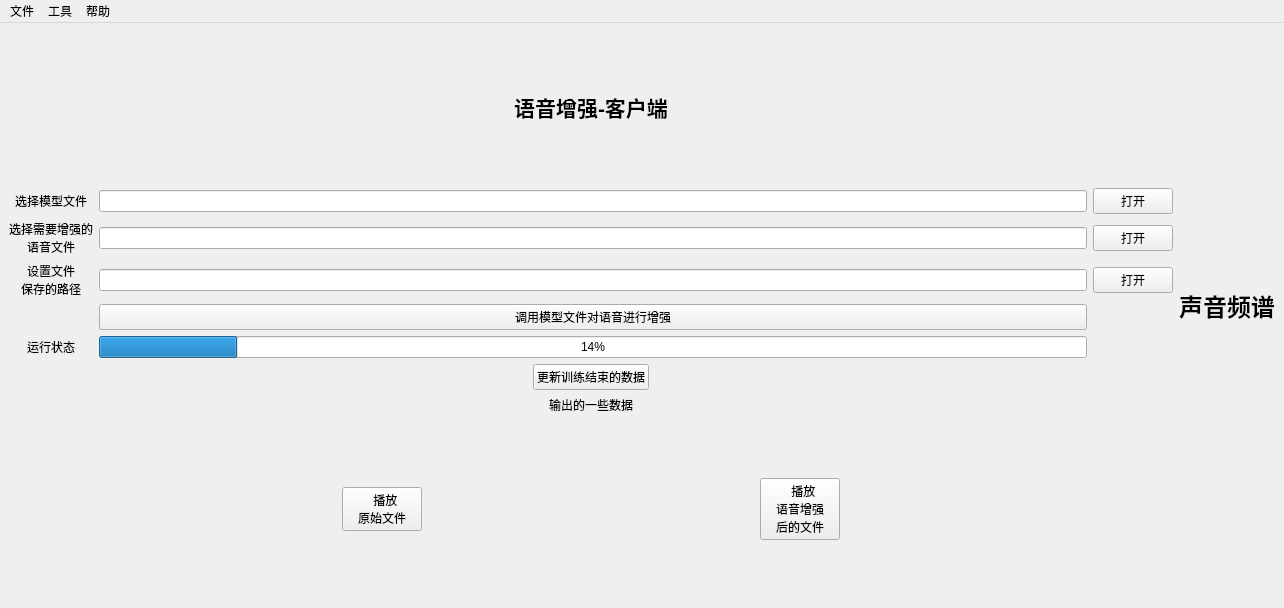
<?xml version="1.0" encoding="UTF-8"?>
<ui version="4.0">
 <class>MainWindow</class>
 <widget class="QMainWindow" name="MainWindow">
  <property name="geometry">
   <rect>
    <x>0</x>
    <y>0</y>
    <width>1284</width>
    <height>608</height>
   </rect>
  </property>
  <property name="windowTitle">
   <string>语音增强-客户端</string>
  </property>
  <property name="windowIcon">
   <iconset resource="../apprcc.qrc">
    <normaloff>:/icon/resources/icon/探测声音.ico</normaloff>:/icon/resources/icon/探测声音.ico</iconset>
  </property>
  <property name="toolTip">
   <string>打开一个项目文件夹</string>
  </property>
  <widget class="QWidget" name="centralwidget">
   <layout class="QHBoxLayout" name="horizontalLayout_3">
    <item>
     <layout class="QVBoxLayout" name="verticalLayout">
      <item>
       <spacer name="verticalSpacer_2">
        <property name="orientation">
         <enum>Qt::Vertical</enum>
        </property>
        <property name="sizeHint" stdset="0">
         <size>
          <width>20</width>
          <height>40</height>
         </size>
        </property>
       </spacer>
      </item>
      <item>
       <widget class="QLabel" name="label_2">
        <property name="text">
         <string>&lt;html&gt;&lt;head/&gt;&lt;body&gt;&lt;p align=&quot;center&quot;&gt;&lt;span style=&quot; font-size:16pt; font-weight:600;&quot;&gt;语音增强-客户端&lt;/span&gt;&lt;/p&gt;&lt;/body&gt;&lt;/html&gt;</string>
        </property>
       </widget>
      </item>
      <item>
       <spacer name="verticalSpacer">
        <property name="orientation">
         <enum>Qt::Vertical</enum>
        </property>
        <property name="sizeHint" stdset="0">
         <size>
          <width>20</width>
          <height>40</height>
         </size>
        </property>
       </spacer>
      </item>
      <item>
       <layout class="QGridLayout" name="gridLayout">
        <item row="1" column="0">
         <widget class="QLabel" name="label_3">
          <property name="text">
           <string>选择需要增强的
语音文件</string>
          </property>
          <property name="alignment">
           <set>Qt::AlignCenter</set>
          </property>
         </widget>
        </item>
        <item row="0" column="0">
         <widget class="QLabel" name="label">
          <property name="text">
           <string>选择模型文件</string>
          </property>
          <property name="alignment">
           <set>Qt::AlignCenter</set>
          </property>
         </widget>
        </item>
        <item row="0" column="2">
         <widget class="QPushButton" name="save_model_file_path_pushButton">
          <property name="cursor">
           <cursorShape>PointingHandCursor</cursorShape>
          </property>
          <property name="text">
           <string>打开</string>
          </property>
         </widget>
        </item>
        <item row="4" column="0">
         <widget class="QLabel" name="label_4">
          <property name="text">
           <string>运行状态</string>
          </property>
          <property name="alignment">
           <set>Qt::AlignCenter</set>
          </property>
         </widget>
        </item>
        <item row="2" column="1">
         <widget class="QLineEdit" name="save_path_lineEdit">
          <property name="readOnly">
           <bool>true</bool>
          </property>
         </widget>
        </item>
        <item row="4" column="1">
         <widget class="QProgressBar" name="enh_progressBar">
          <property name="value">
           <number>14</number>
          </property>
          <property name="alignment">
           <set>Qt::AlignCenter</set>
          </property>
          <property name="textVisible">
           <bool>true</bool>
          </property>
          <property name="orientation">
           <enum>Qt::Horizontal</enum>
          </property>
         </widget>
        </item>
        <item row="1" column="2">
         <widget class="QPushButton" name="need_enh_wav_file_path_pushButton">
          <property name="cursor">
           <cursorShape>PointingHandCursor</cursorShape>
          </property>
          <property name="text">
           <string>打开</string>
          </property>
         </widget>
        </item>
        <item row="2" column="0">
         <widget class="QLabel" name="label_6">
          <property name="text">
           <string>设置文件
保存的路径</string>
          </property>
          <property name="alignment">
           <set>Qt::AlignCenter</set>
          </property>
         </widget>
        </item>
        <item row="1" column="1">
         <widget class="QLineEdit" name="need_enh_wav_file_path_lineEdit">
          <property name="enabled">
           <bool>true</bool>
          </property>
          <property name="readOnly">
           <bool>true</bool>
          </property>
         </widget>
        </item>
        <item row="2" column="2">
         <widget class="QPushButton" name="save_path_pushButton">
          <property name="cursor">
           <cursorShape>PointingHandCursor</cursorShape>
          </property>
          <property name="text">
           <string>打开</string>
          </property>
         </widget>
        </item>
        <item row="0" column="1">
         <widget class="QLineEdit" name="save_model_file_path_lineEdit">
          <property name="enabled">
           <bool>true</bool>
          </property>
          <property name="readOnly">
           <bool>true</bool>
          </property>
         </widget>
        </item>
        <item row="3" column="1">
         <widget class="QPushButton" name="enh_pushButton">
          <property name="text">
           <string>调用模型文件对语音进行增强</string>
          </property>
         </widget>
        </item>
       </layout>
      </item>
      <item>
       <layout class="QHBoxLayout" name="horizontalLayout_2">
        <item>
         <spacer name="horizontalSpacer_4">
          <property name="orientation">
           <enum>Qt::Horizontal</enum>
          </property>
          <property name="sizeHint" stdset="0">
           <size>
            <width>40</width>
            <height>20</height>
           </size>
          </property>
         </spacer>
        </item>
        <item>
         <widget class="QPushButton" name="update_data_pushButton">
          <property name="text">
           <string>更新训练结束的数据</string>
          </property>
         </widget>
        </item>
        <item>
         <spacer name="horizontalSpacer_5">
          <property name="orientation">
           <enum>Qt::Horizontal</enum>
          </property>
          <property name="sizeHint" stdset="0">
           <size>
            <width>40</width>
            <height>20</height>
           </size>
          </property>
         </spacer>
        </item>
       </layout>
      </item>
      <item>
       <widget class="QLabel" name="enh_show_data_label">
        <property name="text">
         <string>输出的一些数据</string>
        </property>
        <property name="alignment">
         <set>Qt::AlignCenter</set>
        </property>
       </widget>
      </item>
      <item>
       <spacer name="verticalSpacer_3">
        <property name="orientation">
         <enum>Qt::Vertical</enum>
        </property>
        <property name="sizeHint" stdset="0">
         <size>
          <width>20</width>
          <height>40</height>
         </size>
        </property>
       </spacer>
      </item>
      <item>
       <layout class="QHBoxLayout" name="horizontalLayout">
        <item>
         <spacer name="horizontalSpacer_2">
          <property name="orientation">
           <enum>Qt::Horizontal</enum>
          </property>
          <property name="sizeHint" stdset="0">
           <size>
            <width>40</width>
            <height>20</height>
           </size>
          </property>
         </spacer>
        </item>
        <item>
         <widget class="QPushButton" name="paly_wav_file_pushButton">
          <property name="cursor">
           <cursorShape>PointingHandCursor</cursorShape>
          </property>
          <property name="layoutDirection">
           <enum>Qt::LeftToRight</enum>
          </property>
          <property name="text">
           <string>  播放
原始文件</string>
          </property>
          <property name="icon">
           <iconset resource="../apprcc.qrc">
            <normaloff>:/icon/resources/icon/运行.ico</normaloff>:/icon/resources/icon/运行.ico</iconset>
          </property>
          <property name="checkable">
           <bool>false</bool>
          </property>
         </widget>
        </item>
        <item>
         <spacer name="horizontalSpacer">
          <property name="orientation">
           <enum>Qt::Horizontal</enum>
          </property>
          <property name="sizeHint" stdset="0">
           <size>
            <width>40</width>
            <height>20</height>
           </size>
          </property>
         </spacer>
        </item>
        <item>
         <widget class="QPushButton" name="paly_enh_wav_file_pushButton">
          <property name="cursor">
           <cursorShape>PointingHandCursor</cursorShape>
          </property>
          <property name="text">
           <string>  播放
语音增强
后的文件</string>
          </property>
          <property name="icon">
           <iconset resource="../apprcc.qrc">
            <normaloff>:/icon/resources/icon/运行.ico</normaloff>:/icon/resources/icon/运行.ico</iconset>
          </property>
         </widget>
        </item>
        <item>
         <spacer name="horizontalSpacer_3">
          <property name="orientation">
           <enum>Qt::Horizontal</enum>
          </property>
          <property name="sizeHint" stdset="0">
           <size>
            <width>40</width>
            <height>20</height>
           </size>
          </property>
         </spacer>
        </item>
       </layout>
      </item>
      <item>
       <spacer name="verticalSpacer_4">
        <property name="orientation">
         <enum>Qt::Vertical</enum>
        </property>
        <property name="sizeHint" stdset="0">
         <size>
          <width>20</width>
          <height>40</height>
         </size>
        </property>
       </spacer>
      </item>
     </layout>
    </item>
    <item>
     <layout class="QVBoxLayout" name="verticalLayout_2">
      <item>
       <spacer name="verticalSpacer_5">
        <property name="orientation">
         <enum>Qt::Vertical</enum>
        </property>
        <property name="sizeHint" stdset="0">
         <size>
          <width>20</width>
          <height>40</height>
         </size>
        </property>
       </spacer>
      </item>
      <item>
       <widget class="QLabel" name="label_5">
        <property name="text">
         <string>&lt;html&gt;&lt;head/&gt;&lt;body&gt;&lt;p align=&quot;center&quot;&gt;&lt;span style=&quot; font-size:18pt; font-weight:600;&quot;&gt;声音频谱&lt;/span&gt;&lt;/p&gt;&lt;/body&gt;&lt;/html&gt;</string>
        </property>
        <property name="alignment">
         <set>Qt::AlignCenter</set>
        </property>
       </widget>
      </item>
      <item>
       <widget class="QLabel" name="enh_wav_plt_label">
        <property name="text">
         <string/>
        </property>
        <property name="pixmap">
         <pixmap resource="../apprcc.qrc">:/jpg/resources/jpg/plt_wav.jpg</pixmap>
        </property>
        <property name="alignment">
         <set>Qt::AlignCenter</set>
        </property>
       </widget>
      </item>
      <item>
       <spacer name="verticalSpacer_6">
        <property name="orientation">
         <enum>Qt::Vertical</enum>
        </property>
        <property name="sizeHint" stdset="0">
         <size>
          <width>20</width>
          <height>40</height>
         </size>
        </property>
       </spacer>
      </item>
     </layout>
    </item>
   </layout>
  </widget>
  <widget class="QMenuBar" name="menuBar">
   <property name="geometry">
    <rect>
     <x>0</x>
     <y>0</y>
     <width>1284</width>
     <height>26</height>
    </rect>
   </property>
   <widget class="QMenu" name="menu">
    <property name="title">
     <string>文件</string>
    </property>
    <addaction name="action_open_project"/>
    <addaction name="action_close_project"/>
    <addaction name="separator"/>
    <addaction name="action_save"/>
    <addaction name="separator"/>
    <addaction name="action_close"/>
   </widget>
   <widget class="QMenu" name="menu_2">
    <property name="title">
     <string>帮助</string>
    </property>
    <addaction name="action_about"/>
    <addaction name="action_help"/>
   </widget>
   <widget class="QMenu" name="menu_4">
    <property name="title">
     <string>工具</string>
    </property>
    <addaction name="action_sound_recording"/>
   </widget>
   <addaction name="menu"/>
   <addaction name="menu_4"/>
   <addaction name="menu_2"/>
  </widget>
  <action name="action_open_project">
   <property name="icon">
    <iconset resource="../apprcc.qrc">
     <normaloff>:/icon/resources/icon/文件夹 .ico</normaloff>:/icon/resources/icon/文件夹 .ico</iconset>
   </property>
   <property name="text">
    <string>打开项目</string>
   </property>
   <property name="whatsThis">
    <string/>
   </property>
  </action>
  <action name="action_close_project">
   <property name="icon">
    <iconset resource="../apprcc.qrc">
     <normaloff>:/icon/resources/icon/关闭文件夹.ico</normaloff>:/icon/resources/icon/关闭文件夹.ico</iconset>
   </property>
   <property name="text">
    <string>关闭项目</string>
   </property>
  </action>
  <action name="action_close">
   <property name="icon">
    <iconset resource="../apprcc.qrc">
     <normaloff>:/icon/resources/icon/关闭.ico</normaloff>:/icon/resources/icon/关闭.ico</iconset>
   </property>
   <property name="text">
    <string>关闭</string>
   </property>
  </action>
  <action name="action_save">
   <property name="icon">
    <iconset resource="../apprcc.qrc">
     <normaloff>:/icon/resources/icon/保存.ico</normaloff>:/icon/resources/icon/保存.ico</iconset>
   </property>
   <property name="text">
    <string>保存</string>
   </property>
  </action>
  <action name="action_about">
   <property name="icon">
    <iconset resource="../apprcc.qrc">
     <normaloff>:/icon/resources/icon/信息.ico</normaloff>:/icon/resources/icon/信息.ico</iconset>
   </property>
   <property name="text">
    <string>关于</string>
   </property>
  </action>
  <action name="action_help">
   <property name="icon">
    <iconset resource="../apprcc.qrc">
     <normaloff>:/icon/resources/icon/帮助.ico</normaloff>:/icon/resources/icon/帮助.ico</iconset>
   </property>
   <property name="text">
    <string>帮助</string>
   </property>
  </action>
  <action name="action_sound_recording">
   <property name="icon">
    <iconset resource="../apprcc.qrc">
     <normaloff>:/icon/resources/icon/语音.ico</normaloff>:/icon/resources/icon/语音.ico</iconset>
   </property>
   <property name="text">
    <string>录音工具</string>
   </property>
  </action>
 </widget>
 <resources>
  <include location="../apprcc.qrc"/>
 </resources>
 <connections>
  <connection>
   <sender>action_close</sender>
   <signal>triggered()</signal>
   <receiver>MainWindow</receiver>
   <slot>close()</slot>
   <hints>
    <hint type="sourcelabel">
     <x>-1</x>
     <y>-1</y>
    </hint>
    <hint type="destinationlabel">
     <x>385</x>
     <y>333</y>
    </hint>
   </hints>
  </connection>
 </connections>
</ui>
